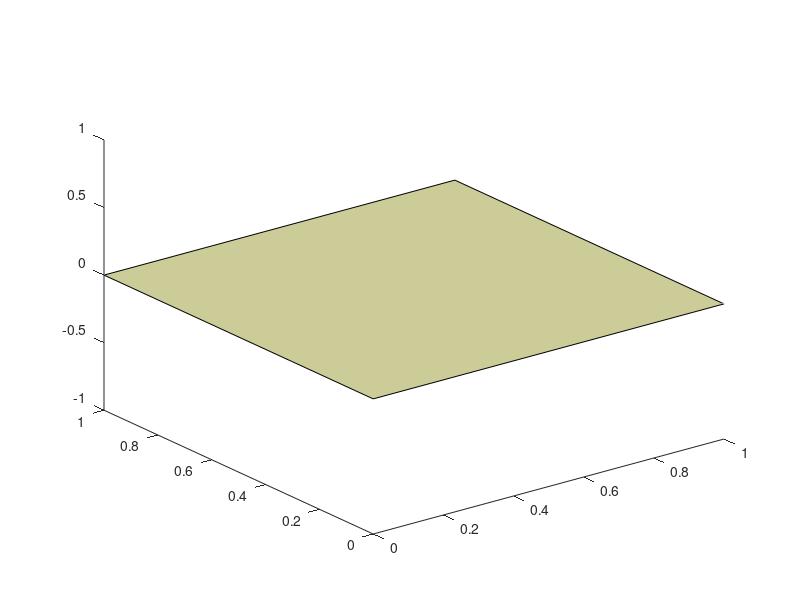

Write the MATLAB code that produced this figure.
function EPLOT(CT,ET,el,tcolor,key)
%=========================================================================%
% PURPOSE:
%           plot volume or #el defined by CT,ET
% INPUT:
%           CT,ET,el,tcolor,
%           key=4 - 2D 4-Node
%           key=8 - 3D 8-Node
%
% OUTPUT:
%           plot
%-------------------------------------------------------------------------%
% written by Kolchuzhin V.A., LMGT, TU Chemnitz, 13.09.2006 15:45
% ver. 0.2 18.02.2009 16:17
%=========================================================================%
if nargin==0 % self test
	%--------------------------
	CT=[...
		1 0 0 0
		2 1 0 0
		3 1 1 0
		4 0 1 0
		5 0 0 1
		6 1 0 1
		7 1 1 1
		8 0 1 1];
	ET=[1 2 3 4 5 6 7 8]; el=1; key=8;
	%--------------------------
	CT=[...
		1 0 0 0
		2 1 0 0
		3 1 1 0
		4 0 1 0];
	ET=[1 2 3 4]; el=1; key=4;
	%--------------------------
	tcolor=[.8 .8 .6];
end
%-------------------%
if nargin==2
    el=[1:numel(ET(:,1))];	% all elements
    tcolor=[.8 .8 .6];
    key=8;
end
%=========================================================================%
L8=[1 5 1 4 1 2; 2 6 2 3 4 3; 3 7 6 7 8 7; 4 8 5 8 5 6;]; % 3D 8-Node
L4=[1;           2;           3;           4;];           % 2D 4-Node

          L=L8; jf=6;
if key==4       jf=1; end
%-------------------------------------------------------------------------%
for k=1:numel(el)
	for i=1:4
		for j=1:jf
			x(i,j) = CT(ET(el(k),L(i,j)),2);
			y(i,j) = CT(ET(el(k),L(i,j)),3);
			z(i,j) = CT(ET(el(k),L(i,j)),4);
		end
	end
	patch(x,y,z,tcolor);
	%fill3(x,y,z,tcolor);
end
view(3);
%=========================================================================%
return
%=========================================================================%
